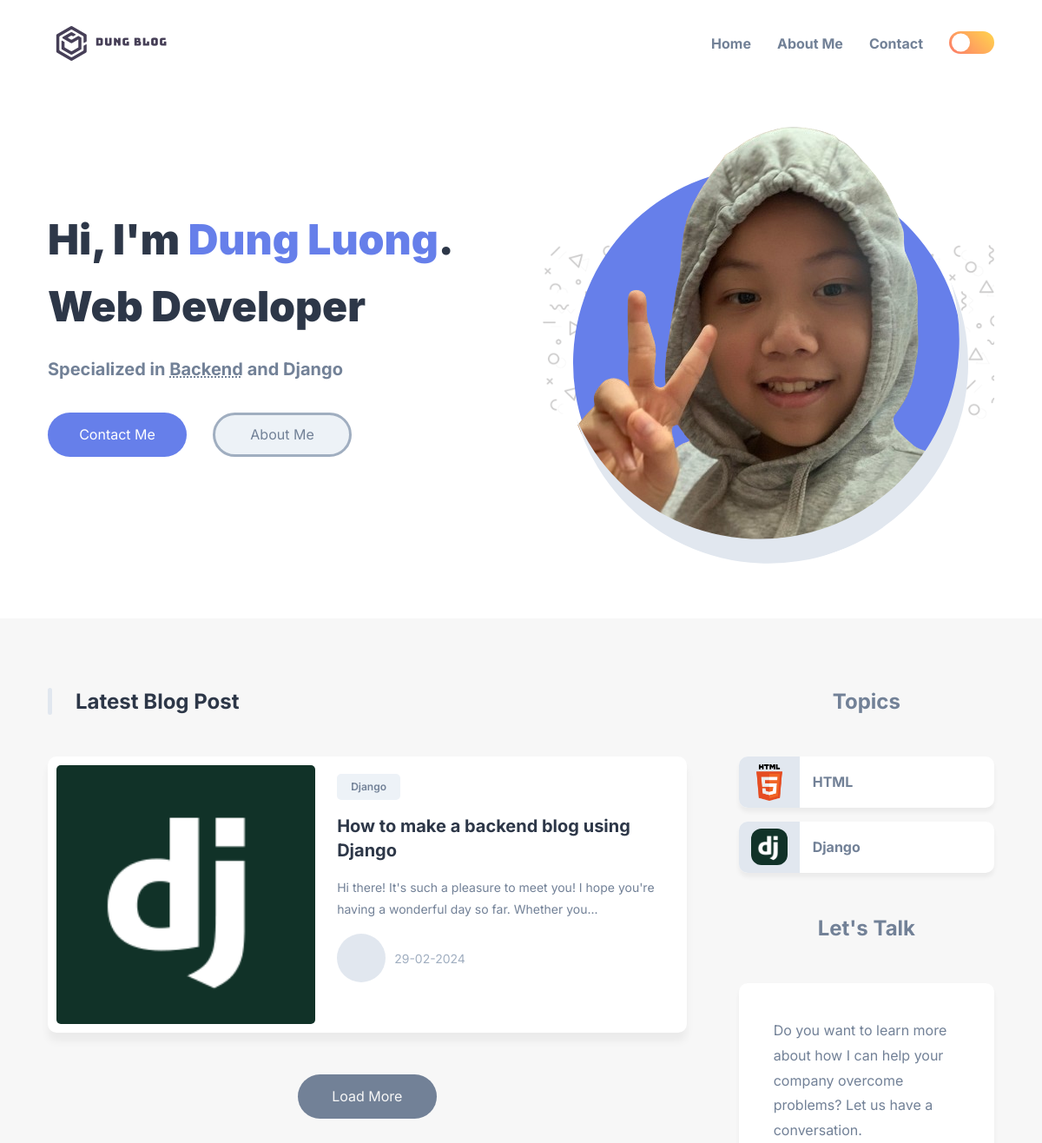
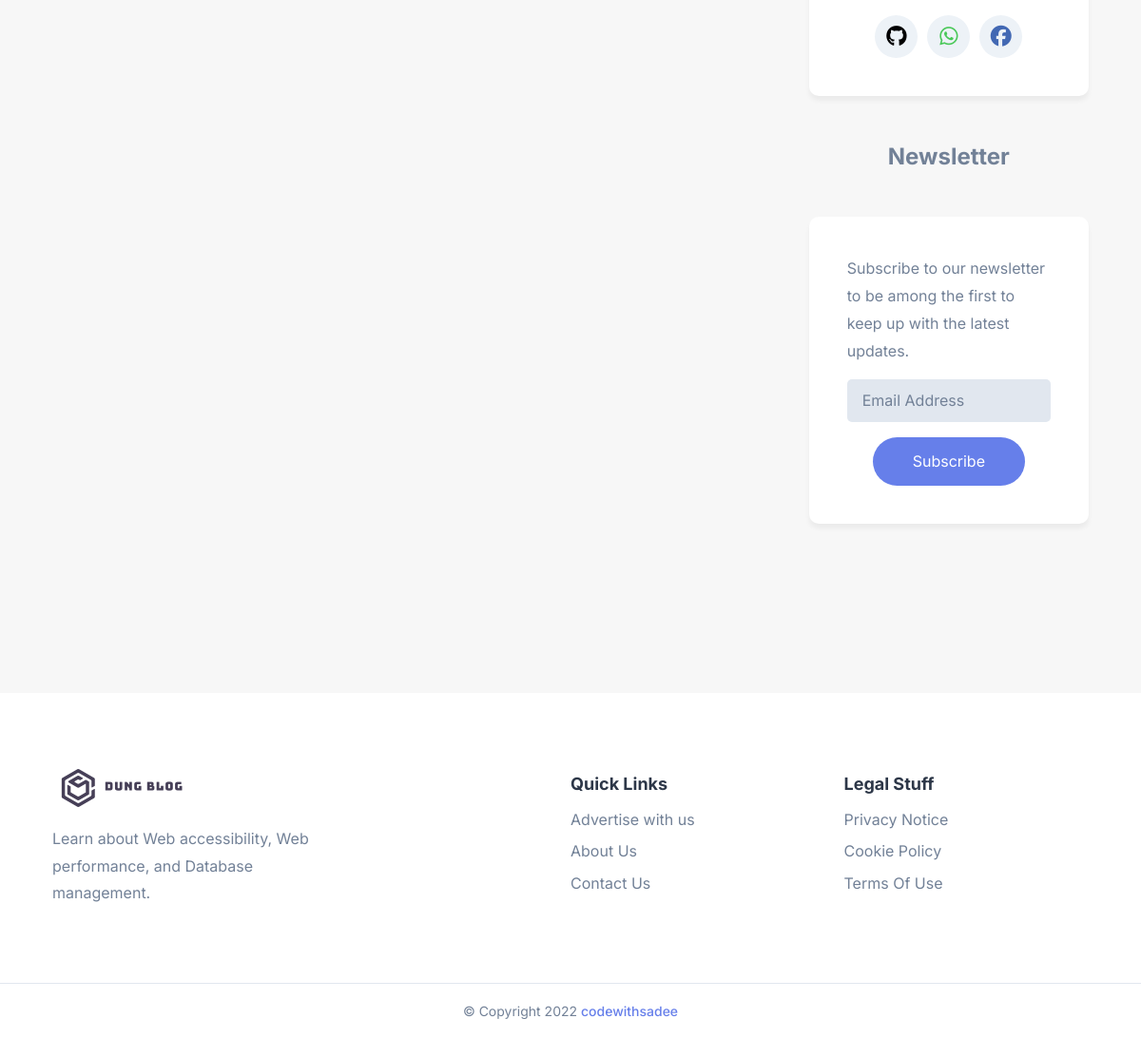
The page / on the database its author committed (2 pictures, top to bottom).
### blog/models.py (models this page shows, shortened)
class blogPost(models.Model):
    title = models.CharField(max_length=1500)
    sub_title = models.CharField(max_length=5000)
    content = models.TextField()
    date = models.DateTimeField(auto_now_add=True)
    category = models.ForeignKey(blogCategory, on_delete=models.CASCADE, null=True)
    coverimage = models.ImageField(upload_to='blog_images', null=True)
    previewicon = models.ImageField(upload_to='preview_images', null=True)

class blogCategory(models.Model):
    categoryname = models.CharField(max_length=500)
    categoryicon = models.ImageField(upload_to='category_images', null=True)
    date = models.DateTimeField(auto_now_add=True)
    def __str__(self):
        return self.categoryname

### blog/views.py (the view)
# urls.py: path('', views.home, name='home'),
def home(request):
    data = {
        'Posts': blogPost.objects.all().order_by('-date'),
        'Categories': blogCategory.objects.all().order_by('-categoryname'),
    }
    return render(request, 'blog/home.html', data)

### templates/blog/home.html (shortened to what this page needs)
{% extends '../base.html' %}
{% load static %}
{% block content %}
<body class="light-theme">
  <header>
    <div class="container">
      <nav class="navbar">
        <a href="#">
          <img src="{% static './assets/images/logo-light.png' %}" alt="Devblog's logo" width="150" height="40"
            class="logo-light">
        </a>
        <div class="flex-wrapper">
          <ul class="desktop-nav">
            <li>
              <a href="#" class="nav-link">Home</a>
            </li>
            <li>
              <a href="#" class="nav-link">About Me</a>
            </li>
            <li>
              <a href="#" class="nav-link">Contact</a>
            </li>
          </ul>
          <button class="theme-btn theme-btn-desktop light">
          </button>
        </div>
      </nav>
    </div>
  </header>
  <main>
    <div class="hero">
      <div class="container">
        <div class="left">
          <h1 class="h1">
            Hi, I'm <b>Dung&nbsp;Luong</b>.
            <br>Web Developer
          </h1>
          <p class="h3">
            Specialized in <abbr title="Accessibility">Backend</abbr>
            and Django
          </p>
          <div class="btn-group">
            <a href="#" class="btn btn-primary">Contact Me</a>
            <a href="#" class="btn btn-secondary">About Me</a>
          </div>
        </div>
        <div class="right">
          <div class="img-box">
            <img src="{% static './assets/images/hero.png' %}" alt="Julia Walker" class="hero-img">
            <div class="shape shape-2"></div>
          </div>
        </div>
      </div>
    </div>
    <div class="main">
      <div class="container">
        <div class="blog">
          <h2 class="h2">Latest Blog Post</h2>
          <div class="blog-card-group">
            {% for post in Posts %}
            <div class="blog-card">
              <div class="blog-card-banner">
                {% if post.previewicon %}
                <img src="{{post.previewicon.url}}" alt="Fast web page loading on a $20 feature phone" width="250"
                  class="blog-banner-img">
                {% endif %}
              </div>
              <div class="blog-content-wrapper">
                <button class="blog-topic text-tiny">{{post.category}}</button>
                <h3><a href="" class="h3">{{post.title}}</a></h3>
                <p class="blog-text">
                  {% if post.content|length > 100 %}
                  {{ post.content|slice:"100" }}...
                  {% else %}
                  {{ post.content }}
                  {% endif %}
                </p>
                <div class="wrapper-flex">
                  <div class="profile-wrapper">
                  </div>
                  <div class="wrapper">
                    <p class="text-sm">
                      <time datetime="2021-12-10">{{post.date|date:"d-m-Y"}}</time>
                    </p>
                  </div>
                </div>
              </div>
            </div>
            {% endfor %}
          </div>
          <button class="btn load-more">Load More</button>
        </div>
        <div class="aside">
          <div class="topics">
            <h2 class="h2">Topics</h2>
            {% for category in Categories %}
            <a href="#" class="topic-btn">
              <div class="icon-box">
                {% if category.categoryicon %}
                <img src="{{category.categoryicon.url}}" alt="" width="60%" style="border-radius: 12px;">
                {% endif %}
              </div>
              <p>{{category.categoryname}}</p>
            </a>
            {% endfor %}
            <div class="contact">
              <h2 class="h2">Let's Talk</h2>
              <div class="wrapper">
                <p>
                  Do you want to learn more about how I can help your company overcome problems? Let us have a
                  conversation.
                </p>
                <ul class="social-link">
                  <li>
                    <a href="https://github.com/DungHandsome" class="icon-box github" target="_blank">
                      <i class="fa-brands fa-github"></i>
                    </a>
                  </li>
                  <li>
                    <a href="https://wa.me/84987501858" class="icon-box whatsapp" target="_blank">
                      <i class="fa-brands fa-whatsapp"></i>
                    </a>
                  </li>
                  <li>
                    <a href="https://www.facebook.com/luong.tuandung.3" class="icon-box facebook" target="_blank">
                      <i class="fa-brands fa-facebook"></i>
                    </a>
                  </li>
                </ul>
              </div>
            </div>
            <div class="newsletter">
              <h2 class="h2">Newsletter</h2>
              <div class="wrapper">
                <p>
                  Subscribe to our newsletter to be among the first to keep up with the latest updates.
                </p>
                <form action="#">
                  <input type="email" name="email" placeholder="Email Address" required>
                  <button type="submit" class="btn btn-primary">Subscribe</button>
                </form>
              </div>
            </div>
          </div>
        </div>
      </div>
  </main>
  <footer>
    <div class="container">
      <div class="wrapper">
        <a href="#" class="footer-logo">
          <img src="{% static './assets/images/logo-light.png' %}" alt="DevBlog's Logo" width="150" height="40"
            class="logo-light">
        </a>
        <p class="footer-text">
          Learn about Web accessibility, Web performance, and Database management.
        </p>
      </div>
      <div class="wrapper">
        <p class="footer-title">Quick Links</p>
        <ul>
          <li>
            <a href="#" class="footer-link">Advertise with us</a>
          </li>
          <li>
            <a href="#" class="footer-link">About Us</a>
          </li>
          <li>
            <a href="#" class="footer-link">Contact Us</a>
          </li>
        </ul>
      </div>
      <div class="wrapper">
        <p class="footer-title">Legal Stuff</p>
        <ul>
          <li>
            <a href="#" class="footer-link">Privacy Notice</a>
          </li>
          <li>
            <a href="#" class="footer-link">Cookie Policy</a>
          </li>
          <li>
            <a href="#" class="footer-link">Terms Of Use</a>
          </li>
        </ul>
      </div>
    </div>
    <p class="copyright">
      &copy; Copyright 2022 <a href="#">codewithsadee</a>
    </p>
  </footer>
</body>
{% endblock %}

### templates/base.html (shortened to what this page needs)
<!DOCTYPE html>
{% load static %}
<html lang="en">
<head>
    <link rel="stylesheet" href="https://cdnjs.cloudflare.com/ajax/libs/font-awesome/6.5.1/css/all.min.css" />
  <link rel="stylesheet" href="{% static './assets/css/style.css' %}">
</head>
    {% block content %}{% endblock %}
</html>

### rows shown on the page
blogPost: previewicon (picture), category "Django", title "How to make a backend blog using Django", content "Hi there! It's such a pleasure to meet you! I hope you're having a wonderful day so far. Whether you", date "29-02-2024"
blogCategory: categoryicon (picture), categoryname "HTML"
blogCategory: categoryicon (picture), categoryname "Django"
